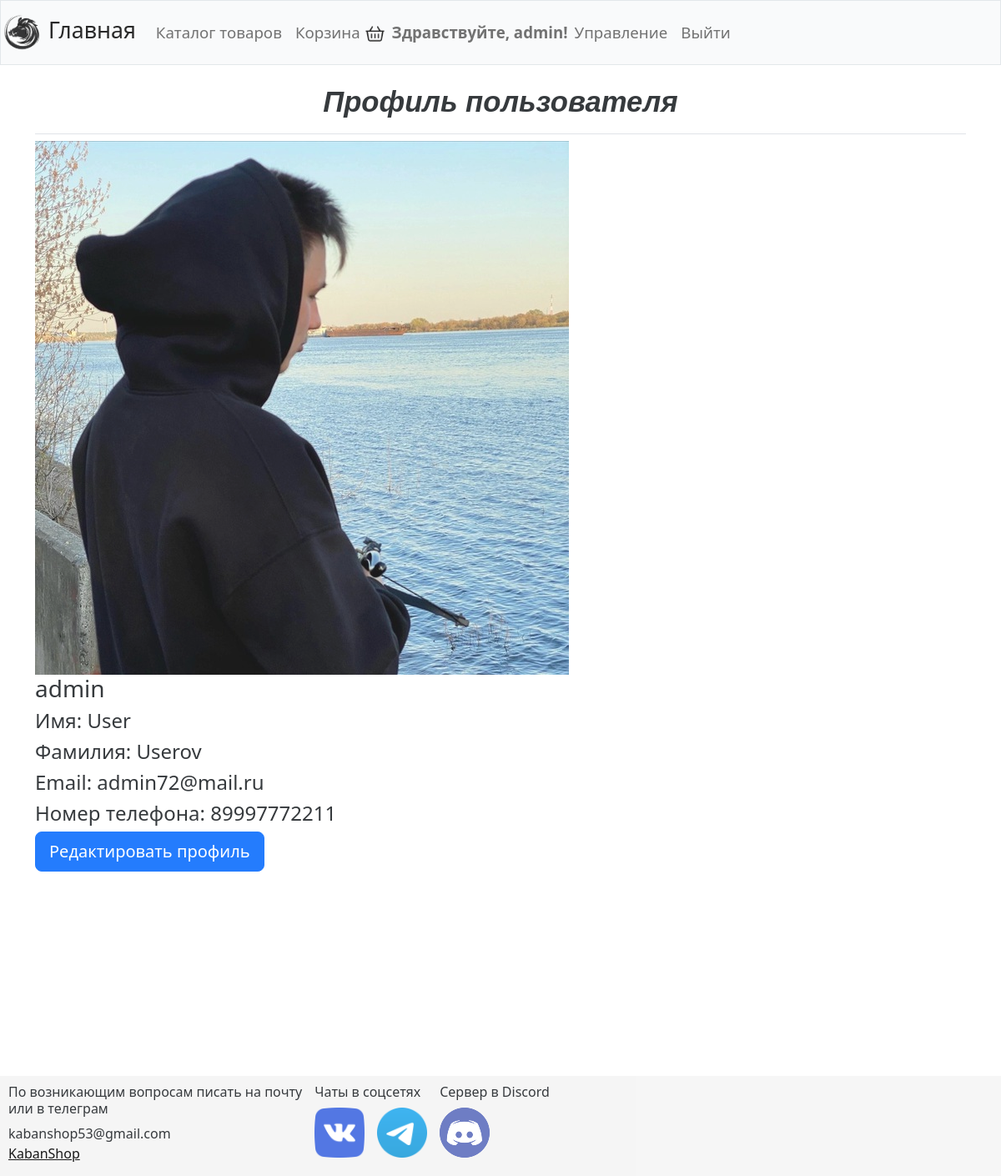
The page /users/profile/ (signed in) on the database its author committed.
### users/models.py (models this page shows, shortened)
class UserProfile(models.Model):
    username = models.CharField(max_length=300, verbose_name='Имя пользователя')
    first_name = models.CharField(max_length=300, verbose_name='Имя')
    last_name = models.CharField(max_length=300, verbose_name='Фамилия')
    email = models.EmailField(verbose_name='Email')
    phone_number = models.CharField(max_length=30, verbose_name='Номер телефона', blank=True, null=True)
    avatar = models.ImageField(upload_to='media/user_avatars', verbose_name='Аватар', blank=True, null=True)
    class Meta:
        verbose_name = 'Профиль пользователя'
        verbose_name_plural = 'Профили пользователей'

### users/views.py (the view)
# urls.py: path('profile/', views.user_profile, name='profile'),
@login_required(login_url='users:login')
def user_profile(request):
    profile = UserProfile.objects.get(email=request.user.email)
    context = {'profile': profile}
    return render(request, 'registration/profile.html', context)

### shop/context_processors.py (called while the page is built)
def user_avatar(request):
    if request.user.is_authenticated:
        profile = UserProfile.objects.get(email=request.user.email)
        avatar = profile.avatar
        return {'avatar': avatar}
    return {'avatar': None}

### users/templates/registration/profile.html (shortened to what this page needs)
{% extends 'shop/base.html' %}
{% load static %}
{% block page_header %}
    <h1 style="text-align: center">Профиль пользователя</h1>
{% endblock %}
{% block content %}
    <div class="main_container">
        <div class="profile_container">
            <div class="avatar_container">
                {% if profile.avatar %}
                <img src="{{profile.avatar.url}}" alt="user_avatar" class="avatar_img">
                {% else %}
                    <img src="{% static 'shop/images/avatars/void_avatar.jpg' %}" width="300px" alt="">
                {% endif %}
            </div>
            <div class="profile_content_container">
                <h3>{{profile.username}}</h3>
                <h4>Имя: {{profile.first_name}}</h4>
                <h4>Фамилия: {{profile.last_name}}</h4>
                <h4>Email: {{profile.email}}</h4>
                {% if profile.phone_number %}
                    <h4>Номер телефона: {{profile.phone_number}}</h4>
                {% endif %}
                <a href="{% url 'users:edit_profile' %}" class="btn btn-lg btn-primary">Редактировать профиль</a>
            </div>
        </div>
    </div>
{% endblock %}

### shop/templates/shop/base.html (shortened to what this page needs)
{% load django_bootstrap5 %}
{% load static %}
<!doctype html>
<html lang="ru">
<head>
    <link rel="stylesheet" href="{% static 'shop/css/base.css' %}">
    {% bootstrap_css %}
</head>
    <body>
        <nav class="navbar navbar-expand-md navbar-light bg-light mb-4 border">
            <a class="navbar-brand" href="{% url 'shop:index' %}" style="font-size: 20pt">
                <img src="{% static 'shop/images/logo/logo.png' %}" alt="logo" width="50px" height="50px" >
                Главная</a>
            <div class="collapse navbar-collapse" id="navbarCollapse" style="font-size: 14pt">
                <ul class="navbar-nav mr-auto">
                    <li class="nav-item">
                        <a class="nav-link" href="{% url 'shop:products' %}">Каталог товаров</a>
                    </li>
                </ul>
                <ul class="navbar-nav mr-auto">
                    <li class="nav-item">
                        <a class="nav-link" href="{% url 'shop:cart' %}">Корзина
                            <img src="{% static 'shop/images/cart/cart.png' %}" alt="cart"
                            width="25px" height="25px"></a>
                    </li>
                </ul>
                <ul class="navbar-nav mr-auto" style="font-size: 14pt">
                    {% if user.is_authenticated %}
                        <span class="navbar-text"><strong>Здравствуйте, {{ user.username }}!</strong></span>
                        {% if user.is_superuser %}
                            <li class="nav-item">
                                <a class="nav-link" href="{% url 'admin:index' %}">Управление</a>
                            </li>
                            <li class="nav-item">
                                <a class="nav-link" href="{% url 'users:logout' %}">Выйти</a>
                            </li>
                        {% endif %}
                    {% endif %}
                </ul>
            </div>
        </nav>
        <main role="main" class="container">
            <div class="base">
                <div class="header pb-2 mb-2 border-bottom">
                    {% block page_header %}{% endblock %}
                </div>
                <div class="content">
                    {% block content %}{% endblock %}
                </div>
                <div class="footer">
                    <div style="float: left; margin-right: 15px">
                        <h6>По возникающим вопросам писать на почту
                            <br>или в телеграм</h6>
                        <div>kabanshop53@gmail.com</div>
                        <div><a href="#" style="color: black">KabanShop</a></div>
                    </div>
                    <div style="float: left; margin-right: 15px">
                        <h6 style="text-align: left;  width: 135px">Чаты в соцсетях</h6>
                        <div style=" float: left; margin-right: 15px">
                            <a href="#" target="_blank"><img src="{% static 'shop/images/logo/img_1.png' %}" alt="" width="60px" height="60px"></a>
                        </div>
                        <div style="margin-top: 5px;">
                            <a href="#" target="_blank"><img src="{% static 'shop/images/logo/img_2.png' %}" alt="" width="60px" height="60px"></a>
                        </div>
                    </div>
                    <div style="float: left">
                        <h6>Сервер в Discord</h6>
                        <div style="margin-right: 15px; float: left">
                            <a href="#" target="_blank"><img src="{% static 'shop/images/logo/ds_logo.png' %}" alt="Discord" width="60px" height="60px"></a>
                        </div>
                    </div>
                </div>
            </div>
        </main>
    </body>
</html>

### static/shop/css/base.css (style rules this page uses)
html { height: 100%; }
.footer { position: absolute; left: 0; bottom: 0; width: 100%; padding: 10px; min-height: 120px; height: auto; background-color: #F5F5F5; }
.content { padding-bottom: 350px; }
.navbar { background-color: #7B68EE; }
main { min-height: calc(100vh - 30px - 18px); }
.pb-2 h1 { font-size: 26pt; font-weight: 600; font-family: 'Nunito', sans-serif; font-style: italic; }
.navbar-brand { font-size: 30pt; }
body { opacity: 0.9; min-height:100%; position: relative; margin: 0; padding-bottom: 15px; }
.navbar { opacity: 0.93; }
.content { text-align: justify; }

### rows shown on the page
UserProfile: avatar (picture), username "admin", first_name "User", last_name "Userov", email "admin72@mail.ru", phone_number "89997772211"

### other values the page prints
{{ user.username }} "admin"
